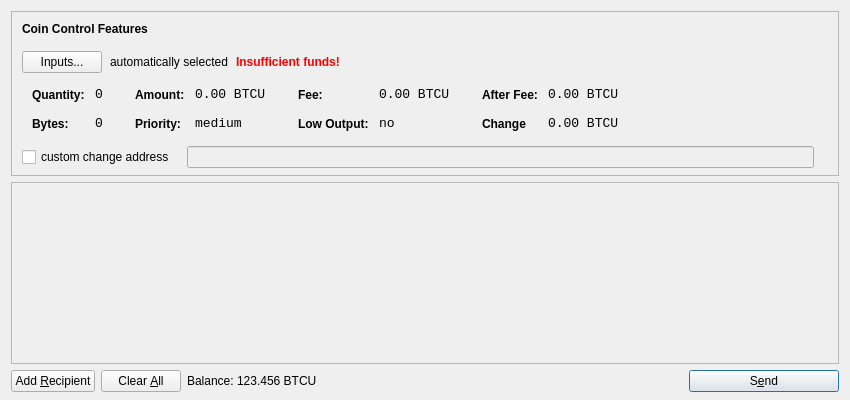
<?xml version="1.0" encoding="UTF-8"?>
<ui version="4.0">
 <class>SendCoinsDialog</class>
 <widget class="QDialog" name="SendCoinsDialog">
  <property name="geometry">
   <rect>
    <x>0</x>
    <y>0</y>
    <width>850</width>
    <height>400</height>
   </rect>
  </property>
  <property name="windowTitle">
   <string>Send Coins</string>
  </property>
  <layout class="QVBoxLayout" name="verticalLayout" stretch="0,1,0">
   <property name="bottomMargin">
    <number>8</number>
   </property>
   <item>
    <widget class="QFrame" name="frameCoinControl">
     <property name="sizePolicy">
      <sizepolicy hsizetype="Expanding" vsizetype="Expanding">
       <horstretch>0</horstretch>
       <verstretch>0</verstretch>
      </sizepolicy>
     </property>
     <property name="maximumSize">
      <size>
       <width>16777215</width>
       <height>16777215</height>
      </size>
     </property>
     <property name="frameShape">
      <enum>QFrame::StyledPanel</enum>
     </property>
     <property name="frameShadow">
      <enum>QFrame::Sunken</enum>
     </property>
     <layout class="QVBoxLayout" name="verticalLayoutCoinControl2">
      <property name="spacing">
       <number>-1</number>
      </property>
      <property name="leftMargin">
       <number>0</number>
      </property>
      <property name="topMargin">
       <number>0</number>
      </property>
      <property name="rightMargin">
       <number>0</number>
      </property>
      <property name="bottomMargin">
       <number>6</number>
      </property>
      <item>
       <layout class="QVBoxLayout" name="verticalLayoutCoinControl" stretch="0,0,0,0,1">
        <property name="spacing">
         <number>0</number>
        </property>
        <property name="leftMargin">
         <number>10</number>
        </property>
        <property name="topMargin">
         <number>10</number>
        </property>
        <item>
         <layout class="QHBoxLayout" name="horizontalLayoutCoinControl1">
          <property name="bottomMargin">
           <number>15</number>
          </property>
          <item>
           <widget class="QLabel" name="labelCoinControlFeatures">
            <property name="sizePolicy">
             <sizepolicy hsizetype="Preferred" vsizetype="Maximum">
              <horstretch>0</horstretch>
              <verstretch>0</verstretch>
             </sizepolicy>
            </property>
            <property name="font">
             <font>
              <weight>75</weight>
              <bold>true</bold>
             </font>
            </property>
            <property name="styleSheet">
             <string notr="true">font-weight:bold;</string>
            </property>
            <property name="text">
             <string>Coin Control Features</string>
            </property>
           </widget>
          </item>
         </layout>
        </item>
        <item>
         <layout class="QHBoxLayout" name="horizontalLayoutCoinControl2" stretch="0,0,0,0">
          <property name="spacing">
           <number>8</number>
          </property>
          <property name="bottomMargin">
           <number>10</number>
          </property>
          <item>
           <widget class="QPushButton" name="pushButtonCoinControl">
            <property name="styleSheet">
             <string notr="true"/>
            </property>
            <property name="text">
             <string>Inputs...</string>
            </property>
           </widget>
          </item>
          <item>
           <widget class="QLabel" name="labelCoinControlAutomaticallySelected">
            <property name="text">
             <string>automatically selected</string>
            </property>
            <property name="margin">
             <number>5</number>
            </property>
           </widget>
          </item>
          <item>
           <widget class="QLabel" name="labelCoinControlInsuffFunds">
            <property name="font">
             <font>
              <weight>75</weight>
              <bold>true</bold>
             </font>
            </property>
            <property name="styleSheet">
             <string notr="true">color:red;font-weight:bold;</string>
            </property>
            <property name="text">
             <string>Insufficient funds!</string>
            </property>
            <property name="margin">
             <number>5</number>
            </property>
           </widget>
          </item>
          <item>
           <spacer name="horizontalSpacerCoinControl">
            <property name="orientation">
             <enum>Qt::Horizontal</enum>
            </property>
            <property name="sizeHint" stdset="0">
             <size>
              <width>40</width>
              <height>1</height>
             </size>
            </property>
           </spacer>
          </item>
         </layout>
        </item>
        <item>
         <widget class="QWidget" name="widgetCoinControl" native="true">
          <property name="sizePolicy">
           <sizepolicy hsizetype="Preferred" vsizetype="Preferred">
            <horstretch>0</horstretch>
            <verstretch>0</verstretch>
           </sizepolicy>
          </property>
          <property name="minimumSize">
           <size>
            <width>0</width>
            <height>0</height>
           </size>
          </property>
          <property name="styleSheet">
           <string notr="true"/>
          </property>
          <layout class="QHBoxLayout" name="horizontalLayoutCoinControl5">
           <property name="margin">
            <number>0</number>
           </property>
           <item>
            <layout class="QHBoxLayout" name="horizontalLayoutCoinControl3" stretch="0,0,0,1">
             <property name="spacing">
              <number>20</number>
             </property>
             <property name="topMargin">
              <number>0</number>
             </property>
             <property name="bottomMargin">
              <number>10</number>
             </property>
             <item>
              <layout class="QFormLayout" name="formLayoutCoinControl1">
               <property name="horizontalSpacing">
                <number>10</number>
               </property>
               <property name="verticalSpacing">
                <number>14</number>
               </property>
               <property name="leftMargin">
                <number>10</number>
               </property>
               <property name="topMargin">
                <number>4</number>
               </property>
               <property name="rightMargin">
                <number>6</number>
               </property>
               <item row="0" column="0">
                <widget class="QLabel" name="labelCoinControlQuantityText">
                 <property name="styleSheet">
                  <string notr="true">font-weight:bold;</string>
                 </property>
                 <property name="text">
                  <string>Quantity:</string>
                 </property>
                 <property name="margin">
                  <number>0</number>
                 </property>
                </widget>
               </item>
               <item row="0" column="1">
                <widget class="QLabel" name="labelCoinControlQuantity">
                 <property name="font">
                  <font>
                   <family>Monospace</family>
                   <pointsize>10</pointsize>
                  </font>
                 </property>
                 <property name="cursor">
                  <cursorShape>IBeamCursor</cursorShape>
                 </property>
                 <property name="contextMenuPolicy">
                  <enum>Qt::ActionsContextMenu</enum>
                 </property>
                 <property name="text">
                  <string>0</string>
                 </property>
                 <property name="margin">
                  <number>0</number>
                 </property>
                 <property name="textInteractionFlags">
                  <set>Qt::LinksAccessibleByMouse|Qt::TextSelectableByKeyboard|Qt::TextSelectableByMouse</set>
                 </property>
                </widget>
               </item>
               <item row="1" column="0">
                <widget class="QLabel" name="labelCoinControlBytesText">
                 <property name="styleSheet">
                  <string notr="true">font-weight:bold;</string>
                 </property>
                 <property name="text">
                  <string>Bytes:</string>
                 </property>
                </widget>
               </item>
               <item row="1" column="1">
                <widget class="QLabel" name="labelCoinControlBytes">
                 <property name="font">
                  <font>
                   <family>Monospace</family>
                   <pointsize>10</pointsize>
                  </font>
                 </property>
                 <property name="cursor">
                  <cursorShape>IBeamCursor</cursorShape>
                 </property>
                 <property name="contextMenuPolicy">
                  <enum>Qt::ActionsContextMenu</enum>
                 </property>
                 <property name="text">
                  <string>0</string>
                 </property>
                 <property name="textInteractionFlags">
                  <set>Qt::LinksAccessibleByMouse|Qt::TextSelectableByKeyboard|Qt::TextSelectableByMouse</set>
                 </property>
                </widget>
               </item>
              </layout>
             </item>
             <item>
              <layout class="QFormLayout" name="formLayoutCoinControl2">
               <property name="horizontalSpacing">
                <number>10</number>
               </property>
               <property name="verticalSpacing">
                <number>14</number>
               </property>
               <property name="leftMargin">
                <number>6</number>
               </property>
               <property name="topMargin">
                <number>4</number>
               </property>
               <property name="rightMargin">
                <number>6</number>
               </property>
               <item row="0" column="0">
                <widget class="QLabel" name="labelCoinControlAmountText">
                 <property name="styleSheet">
                  <string notr="true">font-weight:bold;</string>
                 </property>
                 <property name="text">
                  <string>Amount:</string>
                 </property>
                 <property name="margin">
                  <number>0</number>
                 </property>
                </widget>
               </item>
               <item row="0" column="1">
                <widget class="QLabel" name="labelCoinControlAmount">
                 <property name="font">
                  <font>
                   <family>Monospace</family>
                   <pointsize>10</pointsize>
                  </font>
                 </property>
                 <property name="cursor">
                  <cursorShape>IBeamCursor</cursorShape>
                 </property>
                 <property name="contextMenuPolicy">
                  <enum>Qt::ActionsContextMenu</enum>
                 </property>
                 <property name="text">
                  <string>0.00 BTCU</string>
                 </property>
                 <property name="textInteractionFlags">
                  <set>Qt::LinksAccessibleByMouse|Qt::TextSelectableByKeyboard|Qt::TextSelectableByMouse</set>
                 </property>
                </widget>
               </item>
               <item row="1" column="0">
                <widget class="QLabel" name="labelCoinControlPriorityText">
                 <property name="styleSheet">
                  <string notr="true">font-weight:bold;</string>
                 </property>
                 <property name="text">
                  <string>Priority:</string>
                 </property>
                </widget>
               </item>
               <item row="1" column="1">
                <widget class="QLabel" name="labelCoinControlPriority">
                 <property name="font">
                  <font>
                   <family>Monospace</family>
                   <pointsize>10</pointsize>
                  </font>
                 </property>
                 <property name="cursor">
                  <cursorShape>IBeamCursor</cursorShape>
                 </property>
                 <property name="contextMenuPolicy">
                  <enum>Qt::ActionsContextMenu</enum>
                 </property>
                 <property name="text">
                  <string>medium</string>
                 </property>
                 <property name="textInteractionFlags">
                  <set>Qt::LinksAccessibleByMouse|Qt::TextSelectableByKeyboard|Qt::TextSelectableByMouse</set>
                 </property>
                </widget>
               </item>
              </layout>
             </item>
             <item>
              <layout class="QFormLayout" name="formLayoutCoinControl3">
               <property name="horizontalSpacing">
                <number>10</number>
               </property>
               <property name="verticalSpacing">
                <number>14</number>
               </property>
               <property name="leftMargin">
                <number>6</number>
               </property>
               <property name="topMargin">
                <number>4</number>
               </property>
               <property name="rightMargin">
                <number>6</number>
               </property>
               <item row="0" column="0">
                <widget class="QLabel" name="labelCoinControlFeeText">
                 <property name="styleSheet">
                  <string notr="true">font-weight:bold;</string>
                 </property>
                 <property name="text">
                  <string>Fee:</string>
                 </property>
                 <property name="margin">
                  <number>0</number>
                 </property>
                </widget>
               </item>
               <item row="0" column="1">
                <widget class="QLabel" name="labelCoinControlFee">
                 <property name="font">
                  <font>
                   <family>Monospace</family>
                   <pointsize>10</pointsize>
                  </font>
                 </property>
                 <property name="cursor">
                  <cursorShape>IBeamCursor</cursorShape>
                 </property>
                 <property name="contextMenuPolicy">
                  <enum>Qt::ActionsContextMenu</enum>
                 </property>
                 <property name="text">
                  <string>0.00 BTCU</string>
                 </property>
                 <property name="textInteractionFlags">
                  <set>Qt::LinksAccessibleByMouse|Qt::TextSelectableByKeyboard|Qt::TextSelectableByMouse</set>
                 </property>
                </widget>
               </item>
               <item row="1" column="0">
                <widget class="QLabel" name="labelCoinControlLowOutputText">
                 <property name="styleSheet">
                  <string notr="true">font-weight:bold;</string>
                 </property>
                 <property name="text">
                  <string>Low Output:</string>
                 </property>
                </widget>
               </item>
               <item row="1" column="1">
                <widget class="QLabel" name="labelCoinControlLowOutput">
                 <property name="font">
                  <font>
                   <family>Monospace</family>
                   <pointsize>10</pointsize>
                  </font>
                 </property>
                 <property name="cursor">
                  <cursorShape>IBeamCursor</cursorShape>
                 </property>
                 <property name="contextMenuPolicy">
                  <enum>Qt::ActionsContextMenu</enum>
                 </property>
                 <property name="text">
                  <string>no</string>
                 </property>
                 <property name="textInteractionFlags">
                  <set>Qt::LinksAccessibleByMouse|Qt::TextSelectableByKeyboard|Qt::TextSelectableByMouse</set>
                 </property>
                </widget>
               </item>
              </layout>
             </item>
             <item>
              <layout class="QFormLayout" name="formLayoutCoinControl4">
               <property name="horizontalSpacing">
                <number>10</number>
               </property>
               <property name="verticalSpacing">
                <number>14</number>
               </property>
               <property name="leftMargin">
                <number>6</number>
               </property>
               <property name="topMargin">
                <number>4</number>
               </property>
               <property name="rightMargin">
                <number>6</number>
               </property>
               <item row="0" column="0">
                <widget class="QLabel" name="labelCoinControlAfterFeeText">
                 <property name="styleSheet">
                  <string notr="true">font-weight:bold;</string>
                 </property>
                 <property name="text">
                  <string>After Fee:</string>
                 </property>
                 <property name="margin">
                  <number>0</number>
                 </property>
                </widget>
               </item>
               <item row="0" column="1">
                <widget class="QLabel" name="labelCoinControlAfterFee">
                 <property name="font">
                  <font>
                   <family>Monospace</family>
                   <pointsize>10</pointsize>
                  </font>
                 </property>
                 <property name="cursor">
                  <cursorShape>IBeamCursor</cursorShape>
                 </property>
                 <property name="contextMenuPolicy">
                  <enum>Qt::ActionsContextMenu</enum>
                 </property>
                 <property name="text">
                  <string>0.00 BTCU</string>
                 </property>
                 <property name="textInteractionFlags">
                  <set>Qt::LinksAccessibleByMouse|Qt::TextSelectableByKeyboard|Qt::TextSelectableByMouse</set>
                 </property>
                </widget>
               </item>
               <item row="1" column="0">
                <widget class="QLabel" name="labelCoinControlChangeText">
                 <property name="styleSheet">
                  <string notr="true">font-weight:bold;</string>
                 </property>
                 <property name="text">
                  <string>Change</string>
                 </property>
                </widget>
               </item>
               <item row="1" column="1">
                <widget class="QLabel" name="labelCoinControlChange">
                 <property name="font">
                  <font>
                   <family>Monospace</family>
                   <pointsize>10</pointsize>
                  </font>
                 </property>
                 <property name="cursor">
                  <cursorShape>IBeamCursor</cursorShape>
                 </property>
                 <property name="contextMenuPolicy">
                  <enum>Qt::ActionsContextMenu</enum>
                 </property>
                 <property name="text">
                  <string>0.00 BTCU</string>
                 </property>
                 <property name="textInteractionFlags">
                  <set>Qt::LinksAccessibleByMouse|Qt::TextSelectableByKeyboard|Qt::TextSelectableByMouse</set>
                 </property>
                </widget>
               </item>
              </layout>
             </item>
            </layout>
           </item>
          </layout>
         </widget>
        </item>
        <item>
         <layout class="QHBoxLayout" name="horizontalLayoutCoinControl4" stretch="0,0,0">
          <property name="spacing">
           <number>12</number>
          </property>
          <property name="sizeConstraint">
           <enum>QLayout::SetDefaultConstraint</enum>
          </property>
          <property name="topMargin">
           <number>5</number>
          </property>
          <property name="rightMargin">
           <number>5</number>
          </property>
          <item>
           <widget class="QCheckBox" name="checkBoxCoinControlChange">
            <property name="text">
             <string>custom change address</string>
            </property>
           </widget>
          </item>
          <item>
           <widget class="QLineEdit" name="lineEditCoinControlChange">
            <property name="enabled">
             <bool>false</bool>
            </property>
            <property name="sizePolicy">
             <sizepolicy hsizetype="Expanding" vsizetype="Fixed">
              <horstretch>0</horstretch>
              <verstretch>0</verstretch>
             </sizepolicy>
            </property>
           </widget>
          </item>
          <item>
           <widget class="QLabel" name="labelCoinControlChangeLabel">
            <property name="sizePolicy">
             <sizepolicy hsizetype="Preferred" vsizetype="Expanding">
              <horstretch>0</horstretch>
              <verstretch>0</verstretch>
             </sizepolicy>
            </property>
            <property name="minimumSize">
             <size>
              <width>0</width>
              <height>0</height>
             </size>
            </property>
            <property name="text">
             <string/>
            </property>
            <property name="margin">
             <number>3</number>
            </property>
           </widget>
          </item>
         </layout>
        </item>
        <item>
         <spacer name="verticalSpacerCoinControl">
          <property name="orientation">
           <enum>Qt::Vertical</enum>
          </property>
          <property name="sizeHint" stdset="0">
           <size>
            <width>800</width>
            <height>1</height>
           </size>
          </property>
         </spacer>
        </item>
       </layout>
      </item>
     </layout>
    </widget>
   </item>
   <item>
    <widget class="QScrollArea" name="scrollArea">
     <property name="widgetResizable">
      <bool>true</bool>
     </property>
     <widget class="QWidget" name="scrollAreaWidgetContents">
      <property name="geometry">
       <rect>
        <x>0</x>
        <y>0</y>
        <width>830</width>
        <height>165</height>
       </rect>
      </property>
      <layout class="QVBoxLayout" name="verticalLayout_2">
       <property name="margin">
        <number>0</number>
       </property>
       <item>
        <layout class="QVBoxLayout" name="entries">
         <property name="spacing">
          <number>6</number>
         </property>
        </layout>
       </item>
       <item>
        <spacer name="verticalSpacer">
         <property name="orientation">
          <enum>Qt::Vertical</enum>
         </property>
         <property name="sizeHint" stdset="0">
          <size>
           <width>20</width>
           <height>40</height>
          </size>
         </property>
        </spacer>
       </item>
      </layout>
     </widget>
    </widget>
   </item>
   <item>
    <layout class="QHBoxLayout" name="horizontalLayout">
     <item>
      <widget class="QPushButton" name="addButton">
       <property name="toolTip">
        <string>Send to multiple recipients at once</string>
       </property>
       <property name="text">
        <string>Add &amp;Recipient</string>
       </property>
       <property name="icon">
        <iconset resource="../bitcoin.qrc">
         <normaloff>:/icons/add</normaloff>:/icons/add</iconset>
       </property>
       <property name="autoDefault">
        <bool>false</bool>
       </property>
      </widget>
     </item>
     <item>
      <widget class="QPushButton" name="clearButton">
       <property name="sizePolicy">
        <sizepolicy hsizetype="Minimum" vsizetype="Fixed">
         <horstretch>0</horstretch>
         <verstretch>0</verstretch>
        </sizepolicy>
       </property>
       <property name="toolTip">
        <string>Remove all transaction fields</string>
       </property>
       <property name="text">
        <string>Clear &amp;All</string>
       </property>
       <property name="icon">
        <iconset resource="../bitcoin.qrc">
         <normaloff>:/icons/remove</normaloff>:/icons/remove</iconset>
       </property>
       <property name="autoRepeatDelay">
        <number>300</number>
       </property>
       <property name="autoDefault">
        <bool>false</bool>
       </property>
      </widget>
     </item>
     <item>
      <layout class="QHBoxLayout" name="horizontalLayout_2">
       <property name="spacing">
        <number>3</number>
       </property>
       <item>
        <widget class="QLabel" name="label">
         <property name="sizePolicy">
          <sizepolicy hsizetype="Preferred" vsizetype="Fixed">
           <horstretch>0</horstretch>
           <verstretch>0</verstretch>
          </sizepolicy>
         </property>
         <property name="text">
          <string>Balance:</string>
         </property>
        </widget>
       </item>
       <item>
        <widget class="QLabel" name="labelBalance">
         <property name="sizePolicy">
          <sizepolicy hsizetype="Preferred" vsizetype="Fixed">
           <horstretch>0</horstretch>
           <verstretch>0</verstretch>
          </sizepolicy>
         </property>
         <property name="cursor">
          <cursorShape>IBeamCursor</cursorShape>
         </property>
         <property name="text">
          <string>123.456 BTCU</string>
         </property>
         <property name="textInteractionFlags">
          <set>Qt::LinksAccessibleByMouse|Qt::TextSelectableByKeyboard|Qt::TextSelectableByMouse</set>
         </property>
        </widget>
       </item>
      </layout>
     </item>
     <item>
      <spacer name="horizontalSpacer">
       <property name="orientation">
        <enum>Qt::Horizontal</enum>
       </property>
       <property name="sizeHint" stdset="0">
        <size>
         <width>40</width>
         <height>20</height>
        </size>
       </property>
      </spacer>
     </item>
     <item>
      <widget class="QPushButton" name="sendButton">
       <property name="minimumSize">
        <size>
         <width>150</width>
         <height>0</height>
        </size>
       </property>
       <property name="toolTip">
        <string>Confirm the send action</string>
       </property>
       <property name="text">
        <string>S&amp;end</string>
       </property>
       <property name="icon">
        <iconset resource="../bitcoin.qrc">
         <normaloff>:/icons/send</normaloff>:/icons/send</iconset>
       </property>
       <property name="default">
        <bool>true</bool>
       </property>
      </widget>
     </item>
    </layout>
   </item>
  </layout>
 </widget>
 <resources>
  <include location="../bitcoin.qrc"/>
 </resources>
 <connections/>
</ui>
